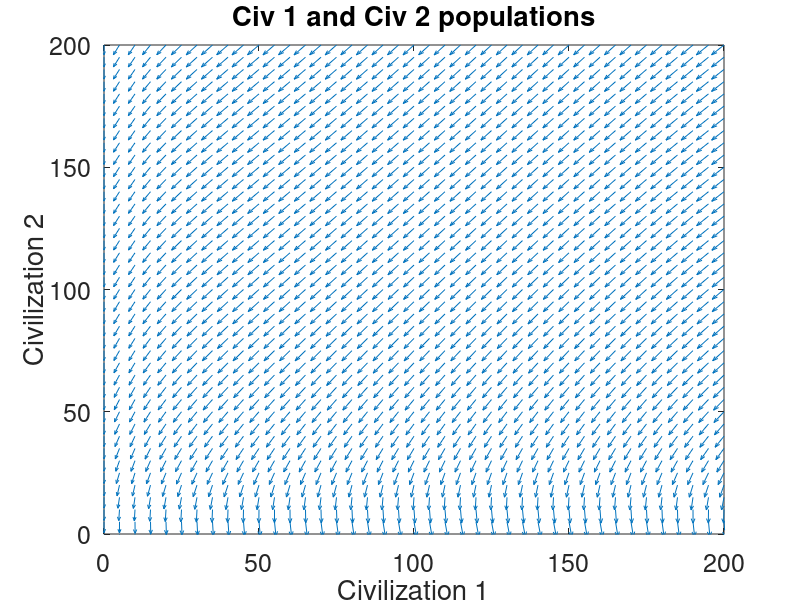

MATLAB code for this plot:
% Phase place plots of base case

clf; clear all

% Parameters, which can be varied to produce introducing results. 
alpha=0.5;
a=0.3;
k=200;
A_1=10;
A_2=10;
A_3=10;
A_4=10;
B_1=200;
B_2=200;
B_3=200;
B_4=200;
D_1=100;
D_2=100;
D_3=100;
D_4=100;

% Since V_2 is 0, C_2=M_2. On the other hand, C_1=V_1+M_1.
% The change in C_1 is thus the sum of the change in V_1 and M_1
% We assume here that in our initial values, the proportion of M_1 out of
% total C_1 is (a/alpha), the same proportion of new births that will be
% dedicated to becoming soldiers. Similarly, the proportion of V_1 would be
% 1-(a/alpha). This is to avoid making a 3-D or 4-D phase diagram with V_1,
% V_2, M_1, and M_2. 
i=0;
for C_2=0:5:200
  i=i+1;
  j=0;
  for C_1=0:5:200
    j=j+1;
    CC1(i,j)=C_1;
    MM2(i,j)=C_2;
    M_1=(a/alpha)*C_1; 
    V_1=(1-(a/alpha))*C_1;
    M_2=(a/alpha)*C_2; 
    V_2=(1-(a/alpha))*C_2;
    
    dV_1(i,j)=(alpha-a).*V_1.*(1-(V_1./(k-M_1)))-V_1*D_2*(M_2.^2./(B_2+M_2^2))*(M_1/(A_2^2+M_1.^2));
    dM_1(i,j)=a.*V_1.*(1-(V_1./(k-V_1)))-M_1.*D_1.*(M_2^2./(B_1+M_2.^2))*(M_1./(A_1+M_1.^3));
    dC_1=dV_1+dM_1;
    
    dV_2=(alpha - a)*V_2*(1 - V_2/(k - M_2)) - D_4*V_2*(M_1^2 / (B_4 + M_1^2))*(M_2 / (A_4 + M_2^2));
    dM_2(i,j)=a*V_2*(1 - V_2/(k - V_2)) -D_3*M_2*(M_1^2 / (B_3 + M_1^2))*(M_2 / (A_3 + M_2^3));
    dC_2=dV_2+dM_2;
  end
end


% plot arrows in phase plane:
quiver(CC1,MM2,dC_1,dC_2)
h(1)=title('Civ 1 and Civ 2 populations');
h(2)=xlabel('Civilization 1');
h(3)=ylabel('Civilization 2');
h(4)=gca;
set(h,'FontSize',18)
axis([0 200 0 200])